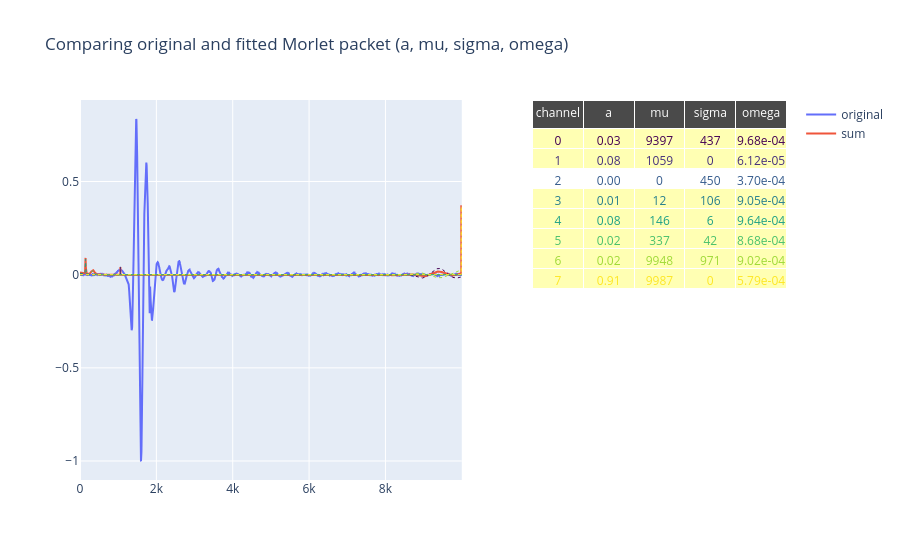

The cell this chart's notebook holds for it:
### Code cell
from Gaussian_Sampler.viz.visualize_scan_data import training_viewer

training_viewer(dset, fits, params)

### Figure 1 — Plotly figure (JSON) as saved in the notebook; plotly's stock layout.template omitted (floating-point values rounded to 4 significant figures; data arrays with more than 128 entries replaced by an {"elided": "..."} marker saying what was removed)
{"data": [{"mode": "lines", "name": "original", "type": "scatter", "x": {"elided": "10000 int values"}, "xaxis": "x", "y": {"elided": "10000 float values"}, "yaxis": "y"}, {"mode": "lines", "name": "sum", "type": "scatter", "x": {"elided": "10000 int values"}, "xaxis": "x", "y": {"elided": "10000 float values"}, "yaxis": "y"}, {"line": {"color": "#440154", "dash": "dot", "width": 1}, "mode": "lines", "name": "Channel 0", "showlegend": false, "type": "scatter", "x": {"elided": "10000 int values"}, "xaxis": "x", "y": {"elided": "10000 float values"}, "yaxis": "y"}, {"line": {"color": "#46327e", "dash": "dot", "width": 1}, "mode": "lines", "name": "Channel 1", "showlegend": false, "type": "scatter", "x": {"elided": "10000 int values"}, "xaxis": "x", "y": {"elided": "10000 float values"}, "yaxis": "y"}, {"line": {"color": "#365c8d", "dash": "dot", "width": 1}, "mode": "lines", "name": "Channel 2", "showlegend": false, "type": "scatter", "x": {"elided": "10000 int values"}, "xaxis": "x", "y": {"elided": "10000 float values"}, "yaxis": "y"}, {"line": {"color": "#277f8e", "dash": "dot", "width": 1}, "mode": "lines", "name": "Channel 3", "showlegend": false, "type": "scatter", "x": {"elided": "10000 int values"}, "xaxis": "x", "y": {"elided": "10000 float values"}, "yaxis": "y"}, {"line": {"color": "#1fa187", "dash": "dot", "width": 1}, "mode": "lines", "name": "Channel 4", "showlegend": false, "type": "scatter", "x": {"elided": "10000 int values"}, "xaxis": "x", "y": {"elided": "10000 float values"}, "yaxis": "y"}, {"line": {"color": "#4ac16d", "dash": "dot", "width": 1}, "mode": "lines", "name": "Channel 5", "showlegend": false, "type": "scatter", "x": {"elided": "10000 int values"}, "xaxis": "x", "y": {"elided": "10000 float values"}, "yaxis": "y"}, {"line": {"color": "#a0da39", "dash": "dot", "width": 1}, "mode": "lines", "name": "Channel 6", "showlegend": false, "type": "scatter", "x": {"elided": "10000 int values"}, "xaxis": "x", "y": {"elided": "10000 float values"}, "yaxis": "y"}, {"line": {"color": "#fde725", "dash": "dot", "width": 1}, "mode": "lines", "name": "Channel 7", "showlegend": false, "type": "scatter", "x": {"elided": "10000 int values"}, "xaxis": "x", "y": {"elided": "10000 float values"}, "yaxis": "y"}, {"cells": {"align": "center", "fill": {"color": [["#ffffb3", "#ffffb3", "white", "#ffffb3", "#ffffb3", "#ffffb3", "#ffffb3", "#ffffb3"], ["#ffffb3", "#ffffb3", "white", "#ffffb3", "#ffffb3", "#ffffb3", "#ffffb3", "#ffffb3"], ["#ffffb3", "#ffffb3", "white", "#ffffb3", "#ffffb3", "#ffffb3", "#ffffb3", "#ffffb3"], ["#ffffb3", "#ffffb3", "white", "#ffffb3", "#ffffb3", "#ffffb3", "#ffffb3", "#ffffb3"], ["#ffffb3", "#ffffb3", "white", "#ffffb3", "#ffffb3", "#ffffb3", "#ffffb3", "#ffffb3"]]}, "font": {"color": [["#440154", "#46327e", "#365c8d", "#277f8e", "#1fa187", "#4ac16d", "#a0da39", "#fde725"], ["#440154", "#46327e", "#365c8d", "#277f8e", "#1fa187", "#4ac16d", "#a0da39", "#fde725"], ["#440154", "#46327e", "#365c8d", "#277f8e", "#1fa187", "#4ac16d", "#a0da39", "#fde725"], ["#440154", "#46327e", "#365c8d", "#277f8e", "#1fa187", "#4ac16d", "#a0da39", "#fde725"], ["#440154", "#46327e", "#365c8d", "#277f8e", "#1fa187", "#4ac16d", "#a0da39", "#fde725"]]}, "values": [[0, 1, 2, 3, 4, 5, 6, 7], ["0.03", "0.08", "0.00", "0.01", "0.08", "0.02", "0.02", "0.91"], ["9397", "1059", "0", "12", "146", "337", "9948", "9987"], ["437", "0", "450", "106", "6", "42", "971", "0"], ["9.68e-04", "6.12e-05", "3.70e-04", "9.05e-04", "9.64e-04", "8.68e-04", "9.02e-04", "5.79e-04"]]}, "domain": {"x": [0.64, 1], "y": [0, 1]}, "header": {"align": "center", "fill": {"color": "#4a4a4a"}, "font": {"color": "white"}, "values": ["channel", "a", "mu", "sigma", "omega"]}, "type": "table"}], "layout": {"title": {"text": "Comparing original and fitted Morlet packet (a, mu, sigma, omega)"}, "xaxis": {"anchor": "y", "domain": [0, 0.54]}, "yaxis": {"anchor": "x", "domain": [0, 1]}}}
